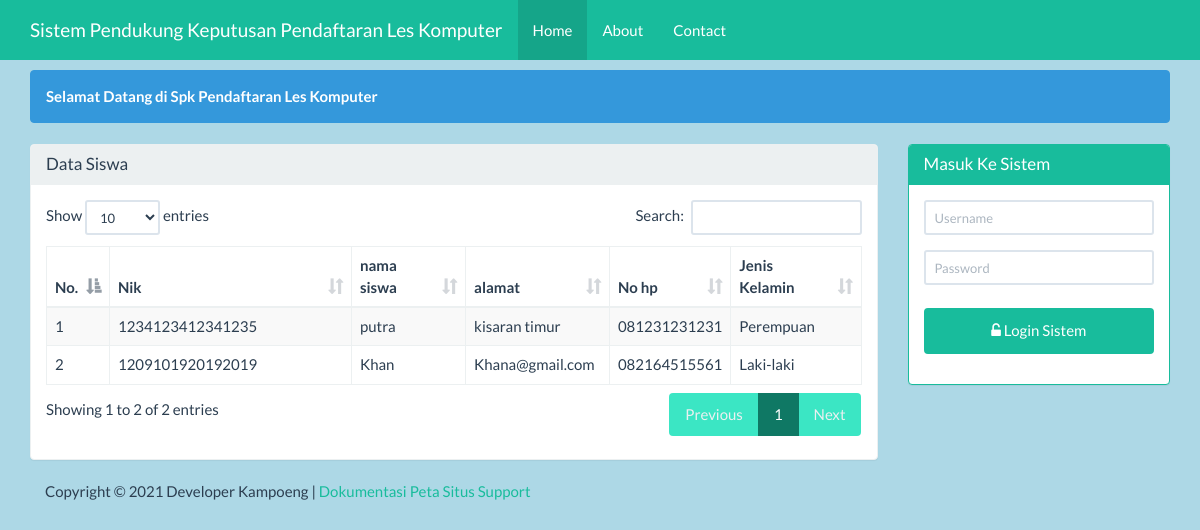
The page / on the database its author committed.
### tables this page shows
CREATE TABLE `tb_siswa` (
  `id` int(11) NOT NULL,
  `nik` varchar(50) NOT NULL,
  `nama_siswa` varchar(25) NOT NULL,
  `alamat` varchar(20) NOT NULL,
  `no_hp` varchar(12) NOT NULL,
  `jenis_kelamin` varchar(25) NOT NULL
);

### beranda.php (the view, shortened to what this page needs)
<div class="container">
    <div class="row">
        <div class ="col-xs-12">
            <div class="alert alert-info">
                <strong>Selamat Datang di Spk Pendaftaran Les Komputer</strong>
            </div>
        </div>
    </div>
    <div class="row">
        <div class="col-sm-9 col-xs-12">
            <div class="panel panel-default">
                <div class="panel-heading">
                    <h3 class="panel-title">Data Siswa</h3>
                </div>
                <div class="panel-body">
                     <table id="dtskripsi" class="table table-bordered table-striped table-hover">
                        <thead>
                            <tr>
                                <th>No.</th><th width="30%">Nik</th><th>nama siswa</th><th>alamat</th><th>No hp</th><th>Jenis Kelamin</th>
                            </tr>
                        </thead>
                        <tbody>
                            <?php
                            $sql = "SELECT * FROM tb_siswa";
                            $query = mysqli_query($koneksi, $sql) or die("SQL Anda Salah");
                            $nomor = 0;
                            while ($data = mysqli_fetch_array($query)) {
                                $nomor++;
                                ?>
                                <tr>
                                    <td><?= $nomor ?></td>
                                    <td><?= $data['nik'] ?></td>
                                    <td><?= $data['nama_siswa'] ?></td>
                                    <td><?= $data['alamat'] ?></td>
                                    <td><?= $data['no_hp'] ?></td>
                                    <td><?= $data['jenis_kelamin'] ?></td>
                                </tr>
                            <?php } ?>
                        </tbody>
                    </table>
                </div>
            </div>
        </div>
        <div class="col-sm-3 col-xs-12">
            <?php if (isset($_SESSION['username'])) { ?>
            <div class="alert alert-info">
                <strong>Welcome <?=$_SESSION['nama']?></strong>
            </div>
            <?php
           } else { ?>
            <div class="panel panel-success">
                <div class="panel-heading">
                    <h3 class="panel-title">Masuk Ke Sistem</h3>
                </div>
                <div class="panel-body">
                    <form class="form-horizontal" action="proses_login.php" method="post">
                        <div class="form-group">
                            <div class="col-sm-12">
                                <input type="text" name="user" class="form-control input-sm"
                                   placeholder="Username" required="" autocomplete="off"/>
                            </div>
                        </div>
                        <div class="form-group">
                            <div class="col-sm-12">
                                <input type="password" name="pwd" class="form-control input-sm"
                                   placeholder="Password" required="" autocomplete="off"/>
                            </div>
                        </div>
                        <div class="form-group">
                            <div class="col-sm-12">
                                <button type="submit" name="login" value="login"
                                        class="btn btn-success btn-block"><span class="fa fa-unlock-alt"></span>
                                    Login Sistem
                                </button>
                            </div>
                    </form>
                </div>
            </div>
        </div>
            <?php } ?>
    </div>
</div>

### index.php (shortened to what this page needs)
<!DOCTYPE html>
<html>
    <head>
        <link href="Assets/css/bootstrap.min.css" rel="stylesheet" type="text/css"/>
        <link href="Assets/css/dataTables.bootstrap.min.css" rel="stylesheet" type="text/css"/>
        <link href="Assets/font-awesome-4.5.0/css/font-awesome.min.css" rel="stylesheet" type="text/css"/>
    </head>
    <body>
        <?php
        require 'menu.php';
        ?>
        <?php
        require 'content.php';
        ?>
        <?php
        require 'footer.php';
        ?>
    </body>
    </html>

### menu.php (shortened to what this page needs)
<nav class="navbar navbar-inverse navbar-fixed-top bg-dark">
    <div class="container">
        <div class="navbar-header">
            <a class="navbar-brand" href="?page=utama">Sistem Pendukung Keputusan Pendaftaran Les Komputer</a>
        </div>
        <div id="navbar" class="navbar-collapse collapse">
            <ul class="nav navbar-nav">
                <li class="active"><a href="#">Home</a></li>
                <li><a href="?page=about&actions=tampil">About</a></li>
                <li><a href="?page=kontak&actions=tampil">Contact</a></li>
            </ul>
        </div>
    </div>
</nav>

### content.php (shortened to what this page needs)
<?php
@$page=$_GET['page'];
if(empty ($page)){
    require 'beranda.php';
}

### footer.php
<div class="container">
    <div class="row">
        <div class="col-xs-12">
            Copyright &COPY; <?= date('Y')?> Developer Kampoeng |
            <a href="#">Dokumentasi</a>
            <a href="#">Peta Situs</a>
            <a href="#">Support</a>
        </div>
    </div>
</div>

### index.php (style rules this page uses)
body { margin-top:70px; background-color:lightblue; }
button { background-color: #4CAF50; color: white; padding: 14px 20px; margin: 8px 0; border: none; cursor: pointer; width: 100%; }

### rows shown on the page
tb_siswa: nik "1234123412341235", nama_siswa "putra", alamat "kisaran timur", no_hp "081231231231", jenis_kelamin "Perempuan"
tb_siswa: nik "1209101920192019", nama_siswa "Khan", alamat "Khana@gmail.com", no_hp "082164515561", jenis_kelamin "Laki-laki"
